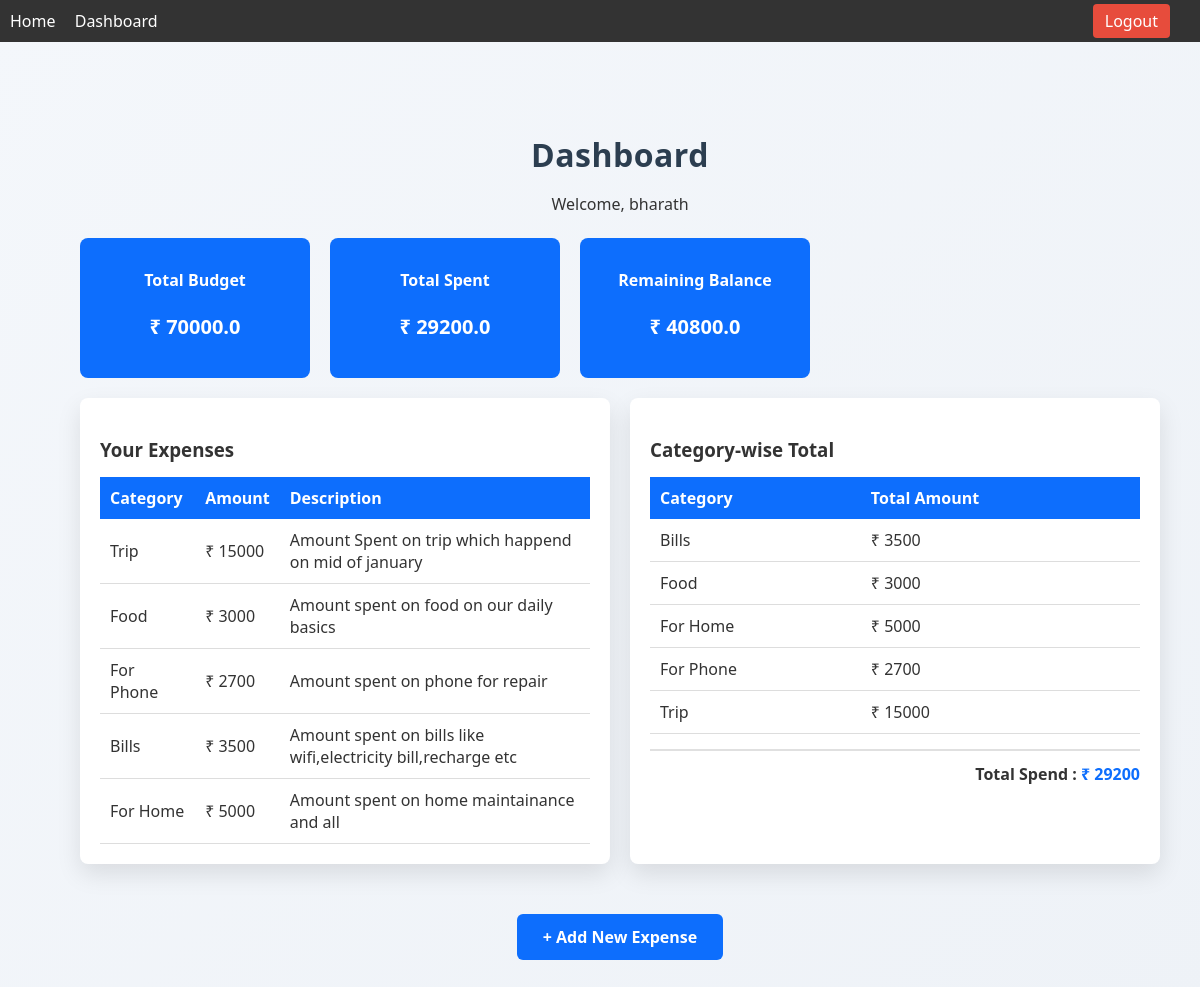
The app's page /dashboard (signed in) with its own data.
### tables this page shows
CREATE TABLE users (
        id INTEGER PRIMARY KEY AUTOINCREMENT,
        name TEXT,
        email TEXT,
        password TEXT,
        budget REAL
    );

CREATE TABLE expenses (
        id INTEGER PRIMARY KEY AUTOINCREMENT,
        user_id INTEGER,
        category TEXT,
        amount REAL,
        description TEXT
    );

### app.py (the view)
@app.route("/dashboard")
def dashboard():
    if "user_id" not in session:
        return redirect(url_for("login"))
    conn = get_db()
    cur = conn.cursor()
    cur.execute("""
        SELECT category, amount, description
        FROM expenses
        WHERE user_id = ?
    """, (session["user_id"],))
    expenses = cur.fetchall()
    cur.execute("""
        SELECT category, SUM(amount) AS total
        FROM expenses
        WHERE user_id = ?
        GROUP BY category
    """, (session["user_id"],))
    category_totals = cur.fetchall()
    cur.execute("""
        SELECT SUM(amount) AS total
        FROM expenses
        WHERE user_id = ?
    """, (session["user_id"],))
    row = cur.fetchone()
    total_expense = row["total"] if row["total"] else 0
    cur.execute("""
        SELECT budget
        FROM users
        WHERE id = ?
    """, (session["user_id"],))
    row = cur.fetchone()
    budget = row["budget"] if row else 0
    remaining = budget - total_expense
    conn.close()
    return render_template(
        "dashboard.html",
        name=session["user_name"],
        expenses=expenses,
        category_totals=category_totals,
        total_expense=total_expense,
        budget=budget,
        remaining=remaining
    )

### app.py (called while the page is built)
def get_db():
    conn = sqlite3.connect("budget.db")
    conn.row_factory = sqlite3.Row
    return conn

### templates/dashboard.html
{% extends "base.html" %}
{% block content %}
<div class="dashboard-container full-width">
    <div class="dashboard-header">
        <h1>Dashboard</h1>
        <p>Welcome, {{ name }}</p>
    </div>
    <div class="summary-box">
    <div class="summary-item">
        <h3>Total Budget</h3>
        <p>₹ {{ budget }} </p>
    </div>
    <div class="summary-item">
        <h3>Total Spent</h3>
        <p>₹ {{ total_expense }}</p>
    </div>
    <div class="summary-item">
        <h3>Remaining Balance</h3>
        <p>₹ {{ remaining }} </p>
    </div>
</div>
    <div class="dashboard-grid">
        <div class="card">
            <h3>Your Expenses</h3>
            <table>
                <tr>
                    <th>Category</th>
                    <th>Amount</th>
                    <th>Description</th>
                </tr>
                {% for e in expenses %}
                <tr>
                    <td>{{ e.category }}</td>
                    <td>₹ {{ "%.0f"|format(e.amount) }} </td>
                    <td>{{ e.description }}</td>
                </tr>
                {% endfor %}
            </table>
        </div>
        <div class="card category-card">
            <h3>Category-wise Total</h3>
            <table>
                <tr>
                    <th>Category</th>
                    <th>Total Amount</th>
                </tr>
                {% for c in category_totals %}
                <tr>
                    <td>{{ c.category }}</td>
                    <td>₹ {{ "%.0f"|format(c.total) }}</td>
                </tr>
                {% endfor %}
            </table>
            <div class="category-total-footer">
                Total Spend : <span>₹ {{ "%.0f"|format(total_expense) }}</span>
            </div>
        </div>
    </div>
    <div class="dashboard-actions">
        <a href="{{ url_for('add_expense') }}" class="add-expense-link">
            + Add New Expense
        </a>
    </div>
</div>
{% endblock %}

### templates/base.html (shortened to what this page needs)
<!DOCTYPE html>
<html>
<head>
    <link rel="stylesheet" href="{{ url_for('static', filename='style.css') }}">
</head>
<body>
<nav style="background:#333; padding:10px; display:flex; justify-content:space-between; align-items:center;">
  <div>
    <a href="{{ url_for('home') }}" style="color:white; margin-right:15px;">Home</a>
    {% if session.get('user_id') %}
      <a href="{{ url_for('dashboard') }}" style="color:white; margin-right:15px;">Dashboard</a>
    {% endif %}
  </div>
  <div>
    {% if session.get('user_id') %}
      <a href="{{ url_for('logout') }}"
         style="color:white; background:#e74c3c; padding:6px 12px; border-radius:4px; text-decoration:none;">
         Logout
      </a>
    {% else %}
      <a href="{{ url_for('login') }}" style="color:white; margin-right:15px;">Login</a>
      <a href="{{ url_for('register') }}" style="color:white;">Register</a>
    {% endif %}
  </div>
</nav>
<div class="container">
    {% block content %}{% endblock %}
</div>
</body>
</html>

### static/style.css (style rules this page uses)
body { margin: 0; font-family: "Segoe UI", Arial, sans-serif; background-color: #f4f6f8; color: #1f2933; }
a { text-decoration: none; color: #2563eb; font-weight: 500; }
.container { width: 90%; margin: auto; padding: 20px; }
.card { background: white; border-radius: 10px; padding: 20px; margin-bottom: 20px; box-shadow: 0 4px 10px rgba(0,0,0,0.08); animation: fadeIn 0.6s ease; }
table { width: 100%; border-collapse: collapse; margin-top: 10px; }
th { background-color: #2563eb; color: white; padding: 10px; text-align: left; }
td { padding: 10px; border-bottom: 1px solid #ddd; }
.dashboard-container { padding: 20px; }
.dashboard-grid { display: grid; grid-template-columns: 1fr 1fr; gap: 20px; }
.card { background: #ffffff; padding: 20px; border-radius: 8px; box-shadow: 0 4px 10px rgba(0,0,0,0.1); }
.dashboard-container { max-width: 1100px; margin: 30px auto; padding: 10px; }
.dashboard-header { margin-bottom: 25px; }
.dashboard-grid { display: grid; grid-template-columns: 1fr 1fr; gap: 25px; }
.card { background: white; padding: 20px; border-radius: 12px; box-shadow: 0 10px 20px rgba(0,0,0,0.12); }
.card h3 { margin-bottom: 15px; }
table { width: 100%; border-collapse: collapse; }
th { background: #2563eb; color: white; padding: 10px; text-align: left; }
.dashboard-actions { text-align: center; margin-top: 30px; }
.dashboard-container { max-width: 1100px; margin: 0 auto; padding: 20px; }
.dashboard-header { text-align: center; margin-bottom: 30px; }
.dashboard-header h1 { margin-bottom: 5px; }
.card { background: white; padding: 20px; border-radius: 10px; box-shadow: 0 10px 25px rgba(0,0,0,0.1); }
th { background: #0d6efd; color: white; padding: 10px; text-align: left; }
.dashboard-actions { text-align: center; margin-top: 40px; }
.full-width { width: 100% !important; max-width: 1200px; margin: 0 auto; }
body { display: block !important; }
.dashboard-container { max-width: 1100px; margin: 30px auto; }
.dashboard-grid { display: grid; grid-template-columns: 1fr 1fr; gap: 30px; }
.card { background: #f5f5f5; padding: 20px; border-radius: 10px; }
.category-total-footer { margin-top: 15px; padding-top: 12px; border-top: 2px solid #e0e0e0; font-size: 18px; font-weight: bold; text-align: right; }
.category-total-footer span { color: #0d6efd; }
.dashboard-actions { display: flex; justify-content: center; margin-top: 30px; }
.dashboard-actions { margin-top: 30px; text-align: center; }
.dashboard-header { margin-bottom: 20px; }
.dashboard-grid { display: flex; gap: 20px; align-items: stretch; }
.card { background: #ffffff; padding: 20px; border-radius: 8px; flex: 1; }
.card table { width: 100%; border-collapse: collapse; }
.card th { background-color: #0d6efd; color: white; padding: 10px; text-align: left; }
.card td { padding: 10px; border-bottom: 1px solid #ddd; }
.category-total-footer { margin-top: 15px; font-weight: bold; font-size: 16px; text-align: right; }
.add-expense-link { background-color: #0d6efd; color: white; padding: 12px 26px; border-radius: 6px; text-decoration: none; font-weight: 600; }
body { font-family: "Segoe UI", Arial, sans-serif; background: linear-gradient(135deg, #f4f7fb, #eef2f7); margin: 0; padding: 0; color: #333; }
nav { background: linear-gradient(90deg, #2c3e50, #34495e); padding: 12px 20px; }
nav a { color: #ffffff; text-decoration: none; margin-right: 20px; font-weight: 500; }
h1 { color: #2c3e50; letter-spacing: 0.5px; }
p { line-height: 1.6; }
.summary-box { display: flex; gap: 20px; margin: 20px 0; }
.summary-item { background: #0d6efd; color: white; padding: 15px; border-radius: 8px; width: 200px; text-align: center; }
.summary-item h3 { margin-bottom: 8px; font-size: 16px; }
.summary-item p { font-size: 20px; font-weight: bold; }

### records on screen
users: name "bharath", budget "70000.0"
expenses: category "Trip", amount "15000", description "Amount Spent on trip which happend on mid of january"
expenses: category "Food", amount "3000", description "Amount spent on food on our daily basics"
expenses: category "For Phone", amount "2700", description "Amount spent on phone for repair"
expenses: category "Bills", amount "3500", description "Amount spent on bills like wifi,electricity bill,recharge etc"
expenses: category "For Home", amount "5000", description "Amount spent on home maintainance and all"

### other values on screen
{{ total_expense }} "29200.0"
{{ remaining }} "40800.0"
{{ c.category }} "Bills" "Food" "For Home" "For Phone" "Trip"
{{ "%.0f"|format(c.total) }} "3500" "3000" "5000" "2700" "15000"
{{ "%.0f"|format(total_expense) }} "29200"
